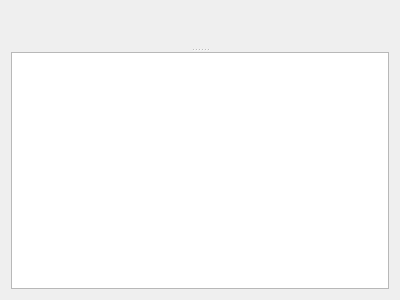
<?xml version="1.0" encoding="UTF-8"?>
<ui version="4.0">
 <class>ICD::IcdCentralWidget</class>
 <widget class="QWidget" name="ICD::IcdCentralWidget">
  <property name="geometry">
   <rect>
    <x>0</x>
    <y>0</y>
    <width>400</width>
    <height>300</height>
   </rect>
  </property>
  <property name="windowTitle">
   <string>Form</string>
  </property>
  <layout class="QGridLayout" name="gridLayout">
   <item row="0" column="0">
    <widget class="QSplitter" name="splitter">
     <property name="orientation">
      <enum>Qt::Vertical</enum>
     </property>
     <widget class="ICD::IcdCodeSelector" name="selector" native="true"/>
     <widget class="QTableView" name="collectionView">
      <property name="sizePolicy">
       <sizepolicy hsizetype="Expanding" vsizetype="Preferred">
        <horstretch>0</horstretch>
        <verstretch>0</verstretch>
       </sizepolicy>
      </property>
      <attribute name="horizontalHeaderVisible">
       <bool>false</bool>
      </attribute>
      <attribute name="verticalHeaderVisible">
       <bool>false</bool>
      </attribute>
     </widget>
    </widget>
   </item>
  </layout>
 </widget>
 <customwidgets>
  <customwidget>
   <class>ICD::IcdCodeSelector</class>
   <extends>QWidget</extends>
   <header location="global">icdplugin/icdcodeselector.h</header>
   <container>1</container>
  </customwidget>
 </customwidgets>
 <resources/>
 <connections/>
</ui>
